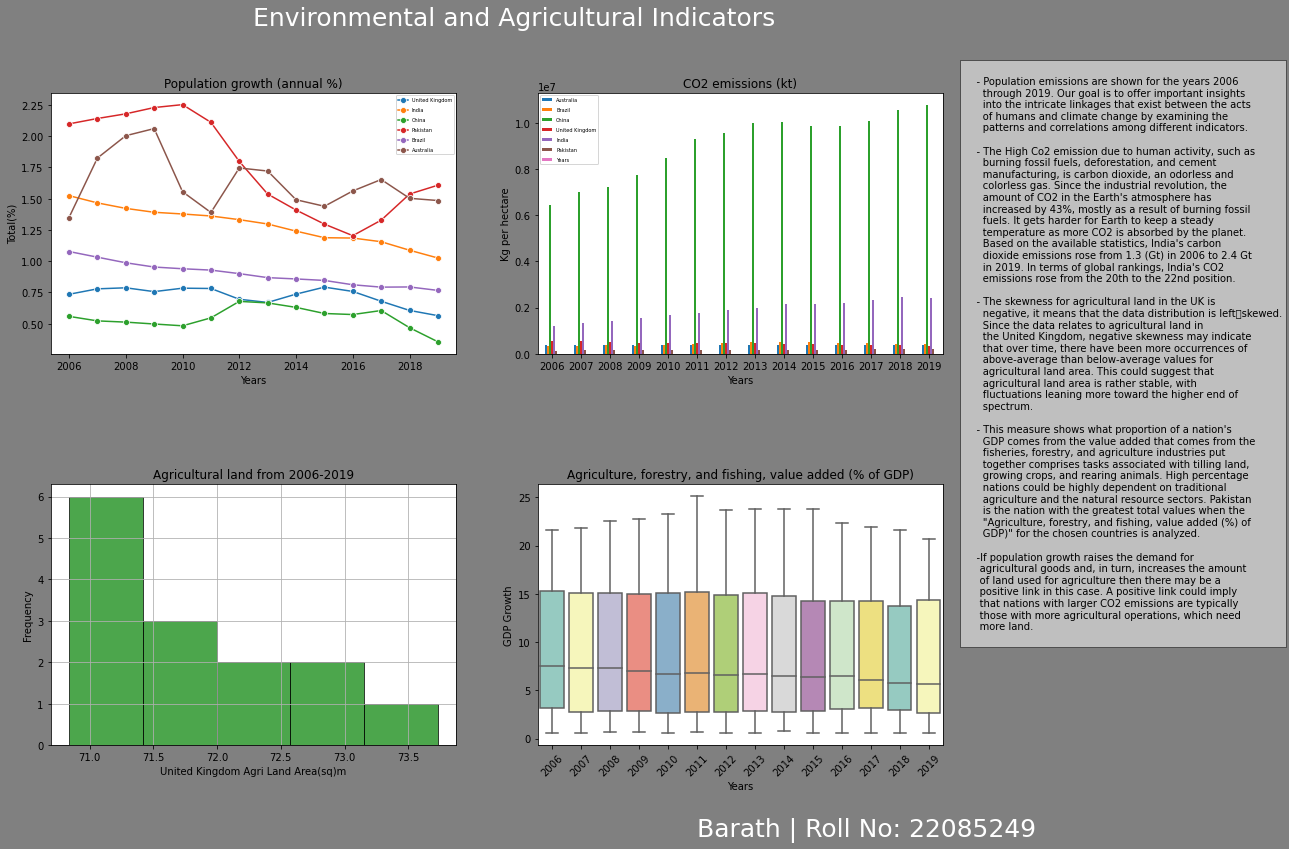

The script that saved this image:
import numpy as np
import matplotlib.pyplot as plt
import pandas as pd
import seaborn as sns
import scipy.stats as stats
import textwrap

def executing_data(data, indicator_name):
    dt = pd.read_csv(data, skiprows=3)
    countries = ['India', 'United Kingdom',
                 'China', 'Pakistan', 'Brazil', 'Australia']
    data = dt[(dt['Indicator Name'] == indicator_name)
              & (dt['Country Name'].isin(countries))]
    data_dff = data.drop(['Country Code', 'Indicator Name', 'Indicator Code', '1960', '1961', '1962', '1963', '1964', '1965', '1966', '1967', '1968',
                          '1969', '1970', '1971', '1972', '1973', '1974', '1975', '1976', '1977', '1978', '1979', '1980', '1981', '1982', '1983', '1984',
                          '1985', '1986', '1987', '1988', '1989', '1990', '1991', '1992', '1993', '1994', '1995', '1996', '1997', '1998', '1999', '2000',
                          '2001', '2002', '2003', '2004', '2005', '2020', '2021', '2022', 'Unnamed: 67'], axis=1).reset_index(drop=True)
    data_df = data_dff.transpose()
    data_df.columns = data_df.iloc[0]
    data_df = data_df.iloc[1:]
    data_df.index = pd.to_numeric(data_df.index)
    data_df['Years'] = data_df.index
    return data_dff, data_df


def dataframe(df):
    df = df[['Country Name', '2019']]
    return df


def merge_df(d1, d2, d3, d4):
    mer_1 = pd.merge(d1, d2, on='Country Name', how='outer')
    mer_2 = pd.merge(mer_1, d3, on='Country Name', how='outer')
    mer_3 = pd.merge(mer_2, d4, on='Country Name', how='outer')
    mer_3 = mer_3.reset_index(drop=True)
    return mer_3

# Read and process data for different indicators
population, po_t = executing_data('data.csv', 'Population growth (annual %)')
co2emission, co2_t = executing_data('data.csv', 'CO2 emissions (kt)')
agricultural, ag_t = executing_data(
    'data.csv', 'Agricultural land (% of land area)')
agri_forest_fishing, aff_t = executing_data(
    'data.csv', 'Agriculture, forestry, and fishing, value added (% of GDP)')

# Slice and rename columns for better readability
po_cor = dataframe(population).rename(columns={'2019': 'Population growth'})
co2_cor = dataframe(co2emission).rename(columns={'2019': 'CO2_emission'})
ag_cor = dataframe(agricultural).rename(columns={'2019': 'Agricultural land'})
aff_cor = dataframe(agri_forest_fishing).rename(
    columns={'2019': 'Agri,Forestry & Fishing'})

# Merge the DataFrames for analysis
hm = merge_df(po_cor, co2_cor, ag_cor, aff_cor)

# Create subplots
fig, axes = plt.subplots(nrows=2, ncols=2, figsize=(
    16, 12), gridspec_kw={'hspace': 0.5}, facecolor='gray')
fig.patch.set_facecolor('gray')

# Title for the entire dashboard
fig.suptitle('         Environmental and Agricultural Indicators ', fontsize=25, color='white')

# Plot a line chart for population growth over the years
for country in ['United Kingdom', 'India', 'China', 'Pakistan', 'Brazil', 'Australia']:
    sns.lineplot(x=po_t[country].index, y=po_t[country],
                 ax=axes[0, 0], marker='o', label=country)

axes[0, 0].legend(loc='upper right', fontsize='5', labelspacing=1)
axes[0, 0].set_title('Population growth (annual %)')
axes[0, 0].set_xlabel("Years")
axes[0, 0].set_ylabel('Total(%)')

# Plot a bar chart for CO2 emissions over the years
co2_t.plot(kind='bar', ax=axes[0, 1],
           xlabel='Years', ylabel='Kg per hectare', rot=0)
axes[0, 1].legend(loc='upper left', fontsize='5', labelspacing=1)
axes[0, 1].set_title('CO2 emissions (kt)')

# Histogram for Agricultural land from 2006-2019
axes[1, 0].hist(ag_t['United Kingdom'], bins='auto',
                alpha=0.7, color='green', edgecolor='black')
axes[1, 0].grid(True)
axes[1, 0].set_title("Agricultural land from 2006-2019")
axes[1, 0].set_xlabel("United Kingdom Agri Land Area(sq)m")
axes[1, 0].set_ylabel('Frequency')

# Boxplot for Agriculture, forestry, and fishing, value added (% of GDP)
sns.boxplot(data=agri_forest_fishing, ax=axes[1, 1], palette='Set3')
axes[1, 1].set_title(
    'Agriculture, forestry, and fishing, value added (% of GDP)')

# Rotate x-axis labels for better readability
axes[1, 1].set_xticklabels(axes[1, 1].get_xticklabels(), rotation=45)
axes[1, 1].set_xlabel('Years')
axes[1, 1].set_ylabel('GDP Growth')

# Adding a information to the dashboard
report_text = """
    - Population emissions are shown for the years 2006 
      through 2019. Our goal is to offer important insights 
      into the intricate linkages that exist between the acts 
      of humans and climate change by examining the 
      patterns and correlations among different indicators.
      
    - The High Co2 emission due to human activity, such as 
      burning fossil fuels, deforestation, and cement 
      manufacturing, is carbon dioxide, an odorless and 
      colorless gas. Since the industrial revolution, the 
      amount of CO2 in the Earth's atmosphere has 
      increased by 43%, mostly as a result of burning fossil 
      fuels. It gets harder for Earth to keep a steady 
      temperature as more CO2 is absorbed by the planet.
      Based on the available statistics, India's carbon 
      dioxide emissions rose from 1.3 (Gt) in 2006 to 2.4 Gt
      in 2019. In terms of global rankings, India's CO2 
      emissions rose from the 20th to the 22nd position.
      
    - The skewness for agricultural land in the UK is 
      negative, it means that the data distribution is leftskewed.
      Since the data relates to agricultural land in 
      the United Kingdom, negative skewness may indicate 
      that over time, there have been more occurrences of 
      above-average than below-average values for 
      agricultural land area. This could suggest that 
      agricultural land area is rather stable, with 
      fluctuations leaning more toward the higher end of 
      spectrum.
      
    - This measure shows what proportion of a nation's 
      GDP comes from the value added that comes from the 
      fisheries, forestry, and agriculture industries put 
      together comprises tasks associated with tilling land, 
      growing crops, and rearing animals. High percentage 
      nations could be highly dependent on traditional 
      agriculture and the natural resource sectors. Pakistan 
      is the nation with the greatest total values when the 
      "Agriculture, forestry, and fishing, value added (%) of 
      GDP)" for the chosen countries is analyzed.
    
    -If population growth raises the demand for 
     agricultural goods and, in turn, increases the amount 
     of land used for agriculture then there may be a 
     positive link in this case. A positive link could imply 
     that nations with larger CO2 emissions are typically 
     those with more agricultural operations, which need 
     more land.
"""

# Add report text to the top-right corner of the last subplot
axes[1, 1].text(1.05, 1.5, report_text, transform=axes[1, 1].transAxes, fontsize=10,
                verticalalignment='center', bbox=dict(facecolor='white', alpha=0.5))

# Add your name and roll number to the bottom-right corner
fig.text(0.98, 0.02, 'Barath | Roll No: 22085249', color='white', fontsize=25, ha='right')

# Adjust layout to prevent clipping of labels
plt.tight_layout()

# Save the figure (optional)
plt.savefig("dashboard.png", dpi=300)

